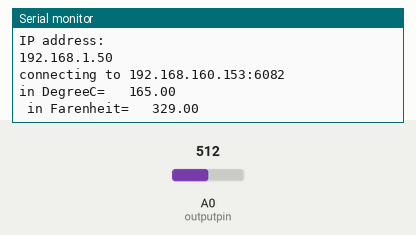
This sketch was run on a simulated ESP8266 (NodeMCU). On the bench: the last lines printed to the serial monitor. The inputs (shaded band) are chosen by the test bench; at power-on: A0 (outputpin) = 512. WiFi joins after 1.5 s; servers stay silent unless stated.

Above: at 3.2 s.
3.3 s: A0 (outputpin) set to 716
At 3.3 s:
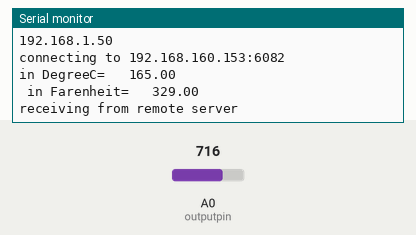
6.0 s: A0 (outputpin) set to 900
At 6.7 s:
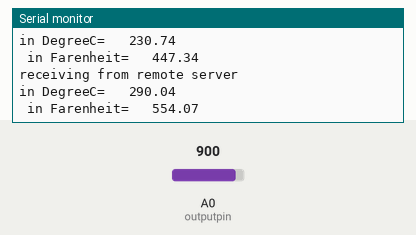
Timing chart, 0 to 9.0 s (numbered marks = the images above; inputs shaded):
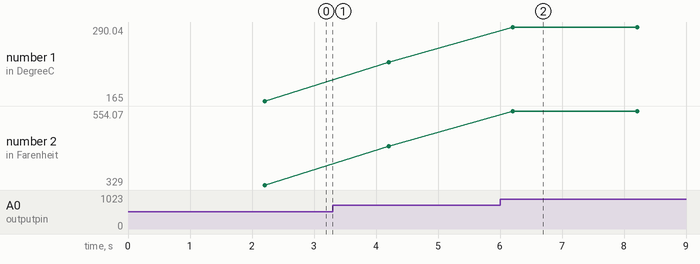

Measured:
- after the input at 6.0 s, the serial monitor: prints a new line after 0.21 s (image 2)
- plotted number 1: 165 → 230.74 after the input at 3.3 s, 230.74 → 290.04 after the input at 6.0 s
- plotted number 2: 329 → 447.34 after the input at 3.3 s, 447.34 → 554.07 after the input at 6.0 s

The sketch:

M2_clientArduino.ino
```cpp
/*
    This sketch sends a string to a TCP server, and prints a one-line response.
    You must run a TCP server in your local network.
    For example, on Linux you can use this command: nc -v -l 3000
*/

#include <ESP8266WiFi.h>
#include <ESP8266WiFiMulti.h>

#ifndef STASSID
#define STASSID "khadija"
#define STAPSK "khadija1"
#endif

const char* ssid = STASSID;
const char* password = STAPSK;

const char* host = "192.168.160.153";
const uint16_t port = 6082;

boolean flag= true;
ESP8266WiFiMulti WiFiMulti;
int outputpin= A0;
void setup() {
  Serial.begin(9600);

  // We start by connecting to a WiFi network
  WiFi.mode(WIFI_STA);
  WiFiMulti.addAP(ssid, password);

  Serial.println();
  Serial.println();
  Serial.print("Wait for WiFi... ");

  while (WiFiMulti.run() != WL_CONNECTED) {
    Serial.print(".");
    delay(500);
  }

  Serial.println("");
  Serial.println("WiFi connected");
  Serial.println("IP address: ");
  Serial.println(WiFi.localIP());

  delay(500);
}


void loop() {
  Serial.print("connecting to ");
  Serial.print(host);
  Serial.print(':');
  Serial.println(port);

  // Use WiFiClient class to create TCP connections
  WiFiClient client;

  if (!client.connect(host, port)) {
    Serial.println("connection failed");
    Serial.println("wait 5 sec...");
    delay(5000);
    return;
  }
  while(true){
 int analogValue = analogRead(outputpin);
 float millivolts = (analogValue/1024.0) * 3300; //3300 is the voltage provided by NodeMCU
 float celsius = millivolts/10;
 Serial.print("in DegreeC=   ");
 Serial.println(celsius);
 float fahrenheit = ((celsius * 9)/5 + 32);
 Serial.print(" in Farenheit=   ");
 Serial.println(fahrenheit);
 delay(1000);
  // This will send the request to the server
  client.println("hello from ESP8266");
  client.print("in DegreeC=   ");
 client.println(celsius);
 client.print("in Farenheit=   ");
 client.println(fahrenheit);
  client.println("receiving from remote server");

  // read back one line from server
  Serial.println("receiving from remote server");
  String line = client.readStringUntil('\r');
  Serial.println(line);

 // Serial.println("closing connection");
  // client.stop();
  }
  Serial.println("wait 5 sec...");
  delay(5000);
}
```
